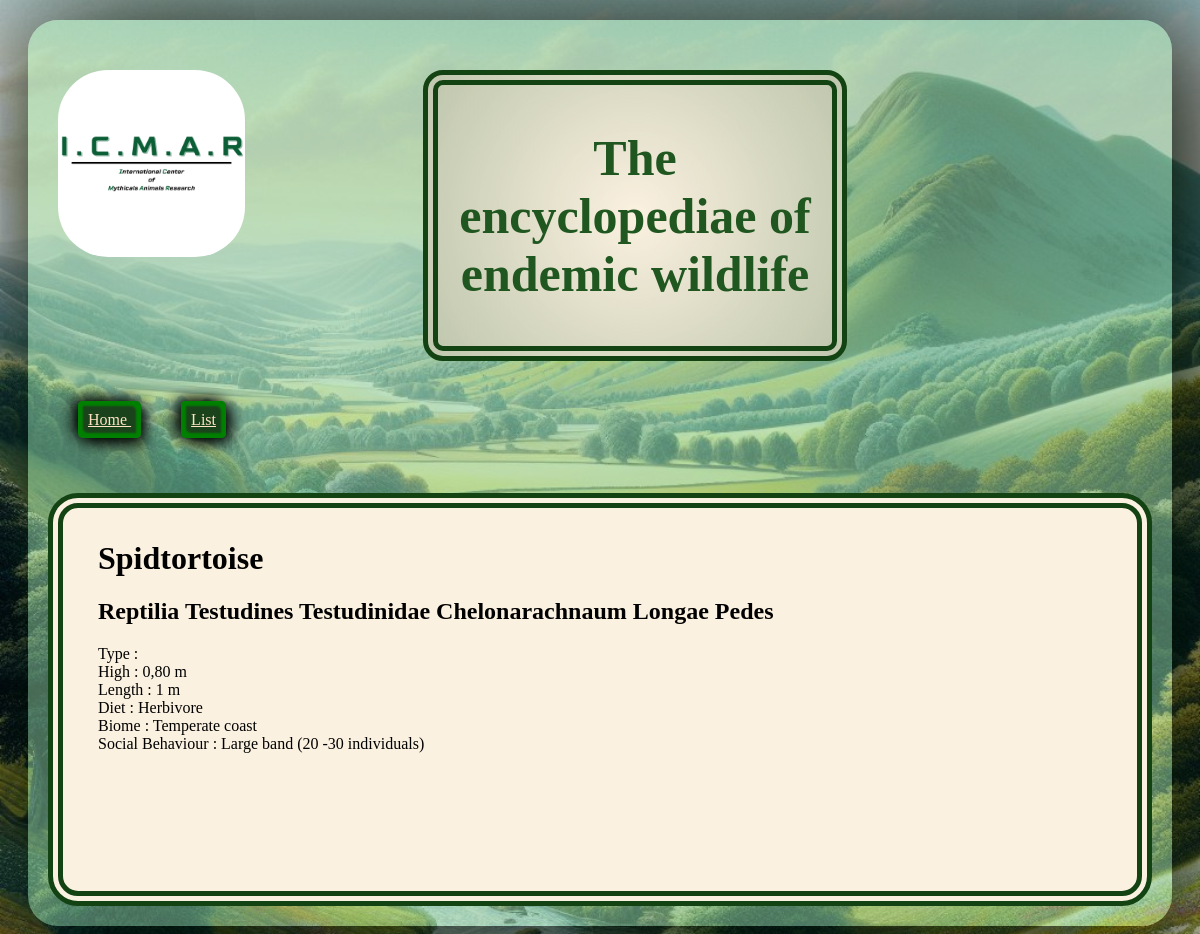
The page /mons/list/details/9 on the database its author committed.
### MonstersDataBase/models.py (models this page shows, shortened)
class monsters(models.Model):
    Species = {
        "Mammal": "Mammal",
        "Bird": "Bird",
        "Reptilia": "Reptilia",
        "Fish": "Fish",
        "Arthropoda": "Arthropoda",
    }
    monsName = models.CharField(max_length=200)
    monsScientificName = models.CharField(max_length=200)
    Type = models.CharField(max_length=20, choices=Species)
    monsHigh = models.CharField(max_length=200)
    monsLength = models.CharField(max_length=200)
    monsDiet = models.CharField(max_length=200)
    monsBiome = models.CharField(max_length=200)
    monsSocialBehaviour = models.CharField(max_length=200)

### MonstersDataBase/views.py (the view)
# urls.py: path('list/details/<int:id>', views.details),
def details(request, id):
    detailMons = monsters.objects.get(id=id)
    template = loader.get_template('details.html')
    context = {
        'detailMons': detailMons,
    }
    return HttpResponse(template.render(context, request))

### MonstersDataBase/templates/details.html
{% extends "master_Page.html" %}
{% block content %}
        <h1>{{ detailMons.monsName }}</h1>
        <h2>{{ detailMons.monsScientificName }}</h2>
        <p>
            Type : {{detailMons.monsType}}<br>
            High : {{detailMons.monsHigh}}<br>
            Length : {{detailMons.monsLength}}<br>
            Diet : {{detailMons.monsDiet}}<br>
            Biome : {{detailMons.monsBiome}}<br>
            Social Behaviour : {{detailMons.monsSocialBehaviour}}
        </p>
{% endblock %}

### MonstersDataBase/static/front.css (style rules this page uses)
.home { background-image: url("landscape.jpg"); background-repeat: no-repeat; background-size: cover; gap: 10px 10px; }

### rows shown on the page
monsters: monsName "Spidtortoise", monsScientificName "Reptilia Testudines Testudinidae Chelonarachnaum Longae Pedes", monsHigh "0,80 m", monsLength "1 m", monsDiet "Herbivore", monsBiome "Temperate coast", monsSocialBehaviour "Large band (20 -30 individuals)"
